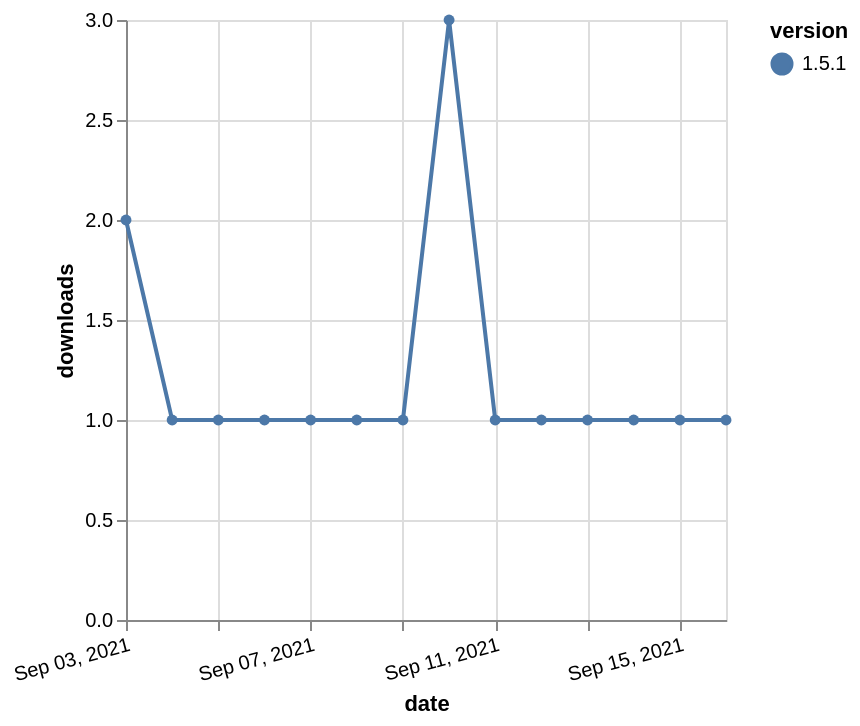

The Vega-Lite source for this figure:
### Vega-Lite specification from a JSON file in a GitHub repository (floating-point values rounded to 4 significant figures)
{"$schema": "https://vega.github.io/schema/vega-lite/v5.json", "description": "A simple bar chart with embedded data.", "data": {"values": [{"date": "2021-09-03", "total": 48, "delta": 2, "version": "1.5.1"}, {"date": "2021-09-04", "total": 49, "delta": 1, "version": "1.5.1"}, {"date": "2021-09-05", "total": 50, "delta": 1, "version": "1.5.1"}, {"date": "2021-09-06", "total": 51, "delta": 1, "version": "1.5.1"}, {"date": "2021-09-07", "total": 52, "delta": 1, "version": "1.5.1"}, {"date": "2021-09-08", "total": 53, "delta": 1, "version": "1.5.1"}, {"date": "2021-09-09", "total": 54, "delta": 1, "version": "1.5.1"}, {"date": "2021-09-10", "total": 57, "delta": 3, "version": "1.5.1"}, {"date": "2021-09-11", "total": 58, "delta": 1, "version": "1.5.1"}, {"date": "2021-09-12", "total": 59, "delta": 1, "version": "1.5.1"}, {"date": "2021-09-13", "total": 60, "delta": 1, "version": "1.5.1"}, {"date": "2021-09-14", "total": 61, "delta": 1, "version": "1.5.1"}, {"date": "2021-09-15", "total": 62, "delta": 1, "version": "1.5.1"}, {"date": "2021-09-16", "total": 63, "delta": 1, "version": "1.5.1"}]}, "width": "container", "mark": {"type": "line", "point": {"filled": true}}, "encoding": {"x": {"field": "date", "type": "temporal", "timeUnit": "yearmonthdate", "title": "date", "axis": {"labelAngle": -15}}, "y": {"field": "delta", "type": "quantitative", "title": "downloads"}, "color": {"field": "version", "type": "nominal"}, "tooltip": {"field": "delta"}}}
